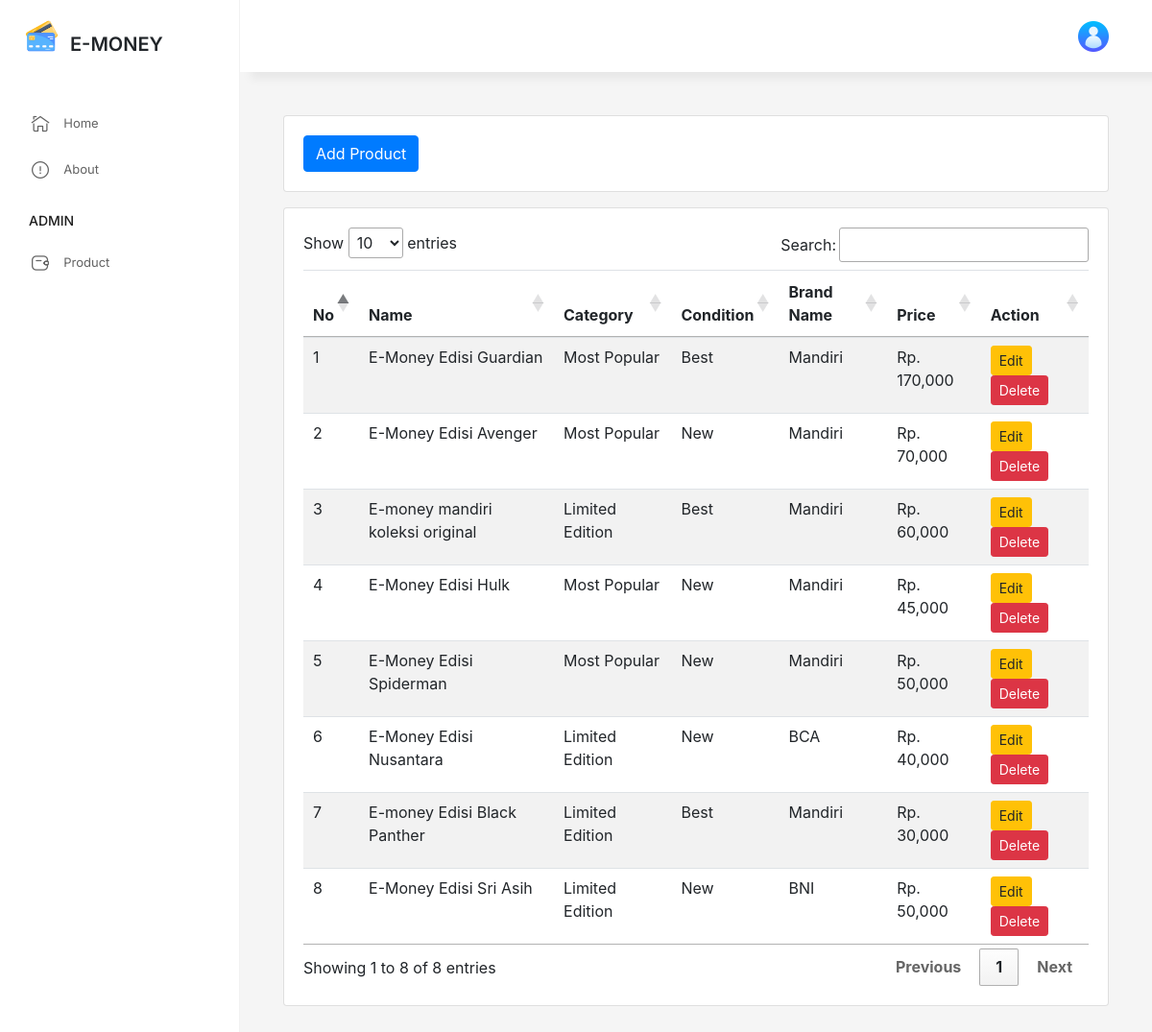
Page /src/pages/product/index.php on the committed database.
### tables this page shows
CREATE TABLE `products` (
  `id` int(11) NOT NULL,
  `name` varchar(255) NOT NULL,
  `description` text NOT NULL,
  `image` varchar(255) NOT NULL,
  `category_id` int(11) NOT NULL,
  `condition_id` int(11) NOT NULL,
  `brand_id` int(11) NOT NULL,
  `price` int(11) NOT NULL
);

CREATE TABLE `categories` (
  `id` int(11) NOT NULL,
  `category_name` varchar(255) NOT NULL
);

CREATE TABLE `conditions` (
  `id` int(11) NOT NULL,
  `condition_name` varchar(255) NOT NULL
);

CREATE TABLE `brands` (
  `id` int(11) NOT NULL,
  `brand_name` varchar(255) NOT NULL,
  `image` varchar(255) NOT NULL
);

### src/pages/product/index.php (the view, shortened to what this page needs)
<?php
include "../../../config/config.php";
$query = mysqli_query($conn, "SELECT *, products.id as product_id FROM products
                                LEFT JOIN categories ON products.category_id = categories.id
                                LEFT JOIN conditions ON products.condition_id = conditions.id
                                LEFT JOIN brands ON products.brand_id = brands.id
                              ORDER BY products.id DESC");
?>
<?php include_once("../layouts/head.php") ?>
<div class="page-wrapper">
    <?php include_once("../layouts/navbar.php") ?>
    <div class="page-content">
        <?php include_once("../layouts/sidebar.php") ?>
        <main class="page-main">
            <div class="card mb-3">
                <div class="card-body">
                    <a href="./add.php" class="btn btn-primary">Add Product</a>
                </div>
            </div>
            <div class="card">
                <div class="card-body">
                    <table id="tableData" class="table table table-striped">
                        <thead>
                            <tr>
                                <th>No</th>
                                <th>Name</th>
                                <th>Category</th>
                                <th>Condition</th>
                                <th>Brand Name</th>
                                <th>Price</th>
                                <th>Action</th>
                            </tr>
                        </thead>
                        <tbody>
                            <?php if (mysqli_num_rows($query) > 0) { ?>
                                <?php
                                $no = 1;
                                while ($data = mysqli_fetch_array($query)) {
                                ?>
                                    <tr>
                                        <td><?= $no ?></td>
                                        <td><?= $data['name'] ?></td>
                                        <td><?= $data['category_name'] ?></td>
                                        <td><?= $data['condition_name'] ?></td>
                                        <td><?= $data['brand_name'] ?></td>
                                        <td>Rp. <?= number_format($data['price']) ?></td>
                                        <td>
                                            <a href="edit.php?id=<?= $data["product_id"] ?>" class="btn btn-warning btn-sm">Edit</a>
                                            <a href="core/process_delete.php?id=<?= $data["product_id"] ?>" class="btn btn-danger btn-sm">Delete</a>
                                        </td>
                                    </tr>
                                <?php $no++;
                                } ?>
                            <?php } ?>
                        </tbody>
                    </table>
                </div>
            </div>
        </main>
    </div>
</div>

### rows in the picture
products: name "E-Money Edisi Guardian", category.category_name "Most Popular", condition.condition_name "Best", brand.brand_name "Mandiri", price "170,000"
products: name "E-Money Edisi Avenger", category.category_name "Most Popular", condition.condition_name "New", brand.brand_name "Mandiri", price "70,000"
products: name "E-money mandiri koleksi original", category.category_name "Limited Edition", condition.condition_name "Best", brand.brand_name "Mandiri", price "60,000"
products: name "E-Money Edisi Hulk", category.category_name "Most Popular", condition.condition_name "New", brand.brand_name "Mandiri", price "45,000"
products: name "E-Money Edisi Spiderman", category.category_name "Most Popular", condition.condition_name "New", brand.brand_name "Mandiri", price "50,000"
products: name "E-Money Edisi Nusantara", category.category_name "Limited Edition", condition.condition_name "New", brand.brand_name "BCA", price "40,000"
products: name "E-money Edisi Black Panther", category.category_name "Limited Edition", condition.condition_name "Best", brand.brand_name "Mandiri", price "30,000"
products: name "E-Money Edisi Sri Asih", category.category_name "Limited Edition", condition.condition_name "New", brand.brand_name "BNI", price "50,000"
